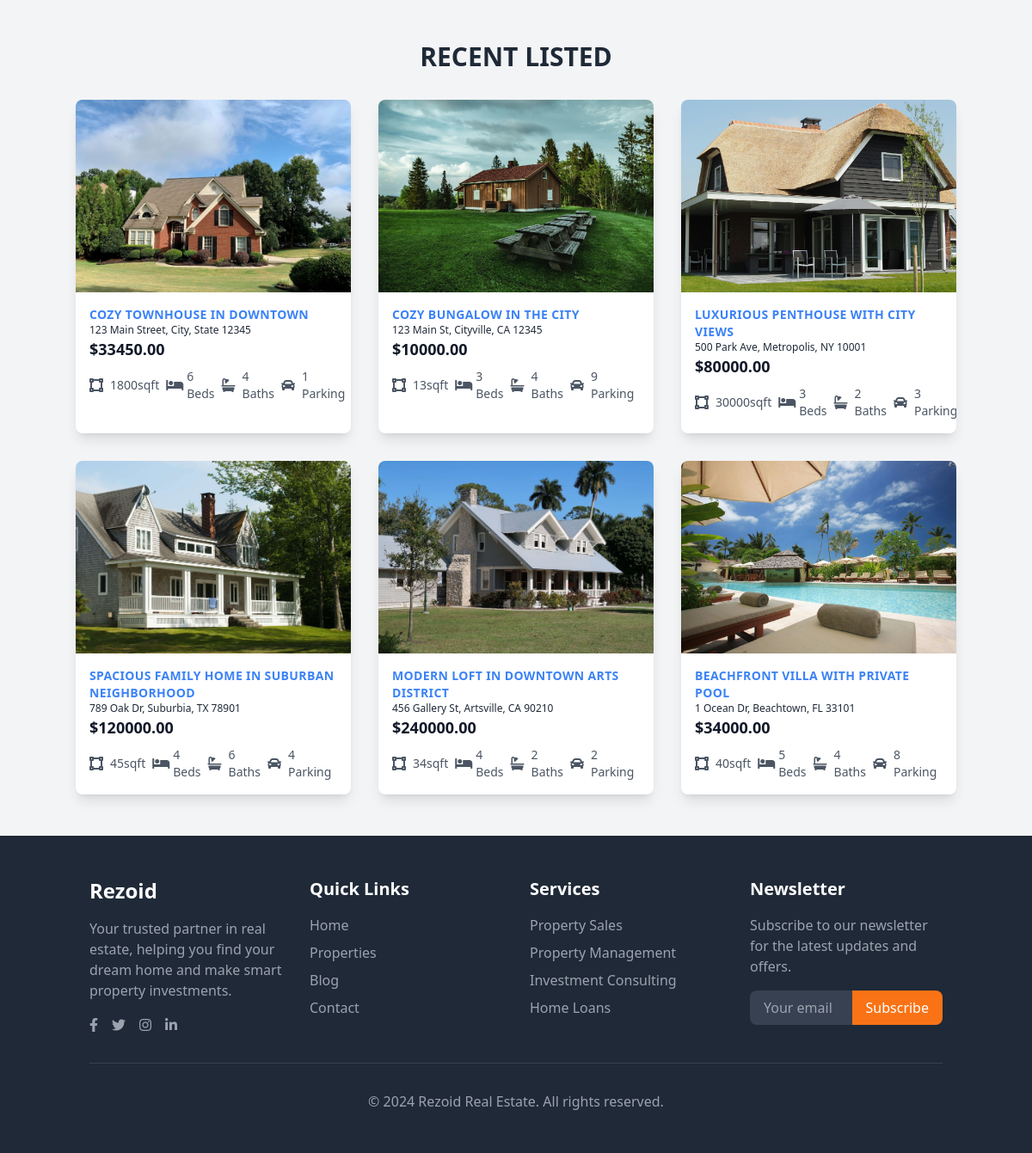
Page /properties/ on the committed database.
### listing/models.py (models this page shows, shortened)
class Property(models.Model):
    title = models.CharField(max_length=255)
    description = models.TextField(null=True)
    address = models.CharField(max_length=255)
    price = models.DecimalField(max_digits=10, decimal_places=2)
    area = models.IntegerField(help_text="Square feet")
    bedrooms = models.IntegerField()
    bathrooms = models.IntegerField()
    parking_slots = models.IntegerField(default=1)
    image = models.ImageField(upload_to='properties', null=True)

### listing/views.py (the view)
# urls.py: path('properties/', views.property_list, name='property_list'),
def property_list(request):
    properties = Property.objects.all()
    return render(request, 'property_list.html', {'properties': properties})

### listing/templates/property_list.html (shortened to what this page needs)
{% extends 'base.html' %}
{% block content %}
<section class="bg-gray-100 py-12">
  <div class="container mx-auto">
    <h2 class="text-3xl font-bold text-center text-gray-800 mb-8">RECENT LISTED</h2>
    <div class="grid grid-cols-1 sm:grid-cols-2 lg:grid-cols-3 gap-8">
      {% for property in properties %}
        <a href="{% url 'listing:property_detail' pk=property.pk %}" class="block bg-white shadow-lg rounded-lg overflow-hidden">
        {% if property.image %}
          <img class="w-full h-56 object-cover object-center" src="{{ property.image.url }}" alt="{{ property.title }}">
        {% endif %}
        <div class="p-4">
          <p class="text-blue-500 text-sm font-bold uppercase tracking-wide">{{ property.title }}</p>
          <p class="text-gray-800 text-xs">{{ property.address }}</p>
          <p class="text-gray-900 font-bold text-lg">${{ property.price }}</p>
          <div class="flex items-center mt-2">
            <i class="fas fa-vector-square text-gray-600 h-4 w-4"></i>
            <span class="text-sm text-gray-600 mx-2">{{ property.area }}sqft</span>
            <i class="fas fa-bed text-gray-600 h-4 w-4"></i>
            <span class="text-sm text-gray-600 mx-2">{{ property.bedrooms }} Beds</span>
            <i class="fas fa-bath text-gray-600 h-4 w-4"></i>
            <span class="text-sm text-gray-600 mx-2">{{ property.bathrooms }} Baths</span>
            <i class="fas fa-car text-gray-600 h-4 w-4"></i>
            <span class="text-sm text-gray-600 mx-2">{{ property.parking_slots }} Parking</span>
          </div>
        </div>
      </a>
      {% endfor %}
    </div>
  </div>
</section>
{% endblock %}

### listing/templates/base.html (shortened to what this page needs)
<!DOCTYPE html>
<html lang="en">
<head>
  <script src="https://cdn.tailwindcss.com"></script>
  <link rel="stylesheet" href="https://cdnjs.cloudflare.com/ajax/libs/font-awesome/5.15.3/css/all.min.css">
</head>
<body class="font-'Open Sans', sans-serif">
{% block content %}{% endblock %}
{% block footer %}
{% include 'footer.html' %}
{% endblock %}
</body>
</html>

### listing/templates/footer.html
<footer class="bg-gray-800 text-white py-12">
  <div class="container mx-auto px-4">
      <div class="grid grid-cols-1 md:grid-cols-2 lg:grid-cols-4 gap-8">
          <div>
              <h3 class="text-2xl font-bold mb-4">Rezoid</h3>
              <p class="text-gray-400 mb-4">Your trusted partner in real estate, helping you find your dream home and make smart property investments.</p>
              <div class="flex space-x-4">
                  <a href="#" class="text-gray-400 hover:text-white transition duration-300">
                      <i class="fab fa-facebook-f"></i>
                  </a>
                  <a href="#" class="text-gray-400 hover:text-white transition duration-300">
                      <i class="fab fa-twitter"></i>
                  </a>
                  <a href="#" class="text-gray-400 hover:text-white transition duration-300">
                      <i class="fab fa-instagram"></i>
                  </a>
                  <a href="#" class="text-gray-400 hover:text-white transition duration-300">
                      <i class="fab fa-linkedin-in"></i>
                  </a>
              </div>
          </div>
          <div>
              <h4 class="text-xl font-semibold mb-4">Quick Links</h4>
              <ul class="space-y-2">
                  <li><a href="{% url 'listing:home' %}" class="text-gray-400 hover:text-white transition duration-300">Home</a></li>
                  <li><a href="{% url 'listing:property_list' %}" class="text-gray-400 hover:text-white transition duration-300">Properties</a></li>
                  <li><a href="{% url 'listing:blog_list' %}" class="text-gray-400 hover:text-white transition duration-300">Blog</a></li>
                  <li><a href="{% url 'listing:contact_us' %}" class="text-gray-400 hover:text-white transition duration-300">Contact</a></li>
              </ul>
          </div>
          <div>
              <h4 class="text-xl font-semibold mb-4">Services</h4>
              <ul class="space-y-2">
                  <li><a href="#" class="text-gray-400 hover:text-white transition duration-300">Property Sales</a></li>
                  <li><a href="#" class="text-gray-400 hover:text-white transition duration-300">Property Management</a></li>
                  <li><a href="#" class="text-gray-400 hover:text-white transition duration-300">Investment Consulting</a></li>
                  <li><a href="#" class="text-gray-400 hover:text-white transition duration-300">Home Loans</a></li>
              </ul>
          </div>
          <div>
              <h4 class="text-xl font-semibold mb-4">Newsletter</h4>
              <p class="text-gray-400 mb-4">Subscribe to our newsletter for the latest updates and offers.</p>
              <form class="flex">
                  <input type="email" placeholder="Your email" class="bg-gray-700 text-white px-4 py-2 rounded-l-lg focus:outline-none w-full">
                  <button type="submit" class="bg-orange-500 text-white px-4 py-2 rounded-r-lg hover:bg-orange-600 transition duration-300">Subscribe</button>
              </form>
          </div>
      </div>
      <div class="border-t border-gray-700 mt-8 pt-8 text-center">
          <p class="text-gray-400">&copy; 2024 Rezoid Real Estate. All rights reserved.</p>
      </div>
  </div>
</footer>

### rows in the picture
Property: image (picture), title "COZY TOWNHOUSE IN DOWNTOWN", address "123 Main Street, City, State 12345", price "33450.00", area "1800", bedrooms "6", bathrooms "4", parking_slots "1"
Property: image (picture), title "COZY BUNGALOW IN THE CITY", address "123 Main St, Cityville, CA 12345", price "10000.00", area "13", bedrooms "3", bathrooms "4", parking_slots "9"
Property: image (picture), title "LUXURIOUS PENTHOUSE WITH CITY VIEWS", address "500 Park Ave, Metropolis, NY 10001", price "80000.00", area "30000", bedrooms "3", bathrooms "2", parking_slots "3"
Property: image (picture), title "SPACIOUS FAMILY HOME IN SUBURBAN NEIGHBORHOOD", address "789 Oak Dr, Suburbia, TX 78901", price "120000.00", area "45", bedrooms "4", bathrooms "6", parking_slots "4"
Property: image (picture), title "MODERN LOFT IN DOWNTOWN ARTS DISTRICT", address "456 Gallery St, Artsville, CA 90210", price "240000.00", area "34", bedrooms "4", bathrooms "2", parking_slots "2"
Property: image (picture), title "BEACHFRONT VILLA WITH PRIVATE POOL", address "1 Ocean Dr, Beachtown, FL 33101", price "34000.00", area "40", bedrooms "5", bathrooms "4", parking_slots "8"
